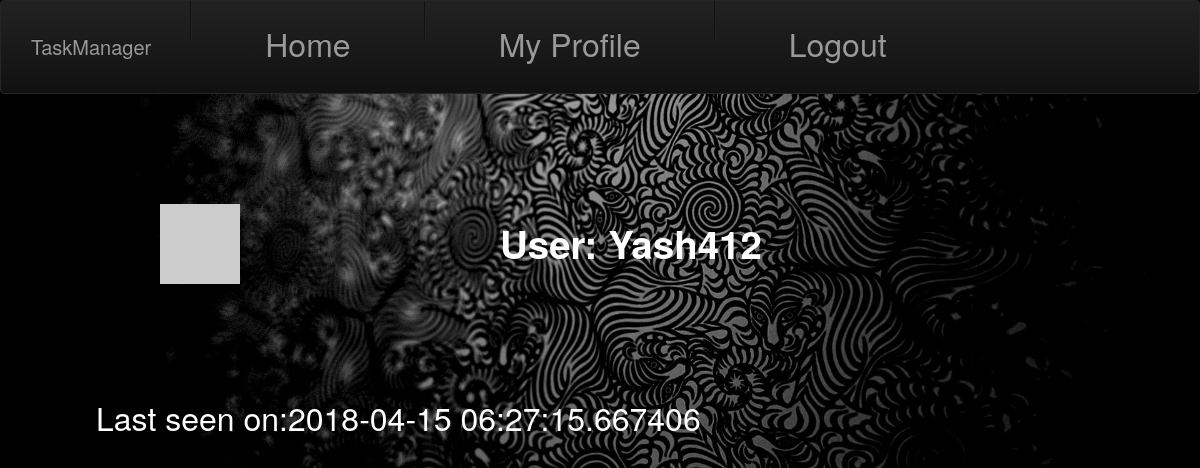
Page /user/Yash412/ (signed in) on the earlier database version.
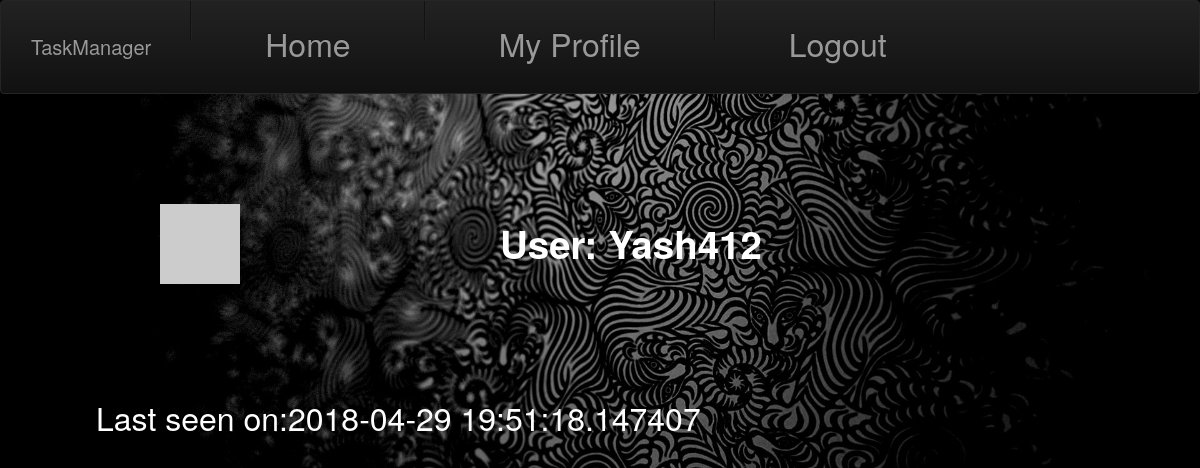
Same page on the later database version.
### app/models.py (models this page shows, shortened)
class User(UserMixin, db.Model):
    id = db.Column(db.Integer, primary_key=True)
    name = db.Column(db.String(64), nullable=False)
    username = db.Column(db.String(64), index=True,
                         unique=True, nullable=False)
    password_hash = db.Column(db.String(128), nullable=False)
    email = db.Column(db.String(150), index=True, unique=True, nullable=False)
    about_me = db.Column(db.String(150))
    last_seen = db.Column(db.DateTime, default=datetime.utcnow)
    def avatar(self, size):
        digest = md5(self.email.lower().encode('utf-8')).hexdigest()
        return 'https://www.gravatar.com/avatar/{}?d=identicon&s={}'.format(digest, size)

### app/routes.py (the view)
@app.route('/user/<username>/')
@login_required
def user(username):
    user = User.query.filter_by(username=username).first_or_404()
    return render_template('user.html', user=user)

### app/models.py (called while the page is built)
@login.user_loader
def load_user(id):
    return User.query.get(int(id))

### app/routes.py (called while the page is built)
@app.before_request
def before_request():
    if current_user.is_authenticated:
        current_user.last_seen = datetime.utcnow()
        db.session.commit()

### app/templates/user.html (shortened to what this page needs)
{% extends "base.html" %}
{% block content %}
<div class="flex-container">
  <div class="flex-row-item-img">
    <img class="profile-pic" src= "{{ user.avatar(128) }}">
  </div>
  <div class="flex-row-item-txt">
    <h1>User: {{ user.username }}</h1>
  </div>
</div>
  <br>
{% if user.last_seen %}<p>Last seen on:{{ user.last_seen }}</p>{%endif%}
<br>
{% endblock %}

### app/templates/base.html (shortened to what this page needs)
<!DOCTYPE html>
<html lang="en">
  <head>
      <link href="{{url_for('static',filename='css/bootstrap-responsive.css')}}" rel="stylesheet">
      <link href="{{url_for('static',filename='css/bootstrap.css')}}" rel="stylesheet">
      <link href="{{url_for('static',filename='css/style.css')}}" rel="stylesheet">
  </head>
  <body>
  <div class="navbar navbar-inverse">
    <div class="navbar-inner">
      <a class="brand">TaskManager</a>
     <ul class="nav">
       <li class="divider-vertical"></li>
        <li >
          <a href="{{url_for('index')}}">Home</a>
        </li>
        <li class="divider-vertical"></li>
          {% if current_user.is_anonymous %}
        <li>
          <a href="{{url_for('login')}}">Login</a>
        </li>
          {% else %}
        <li>
          <a href="{{ url_for('user', username=current_user.username) }}">My Profile</a>
        </li>
        <li class="divider-vertical"></li>
        <li>
          <a href="{{ url_for('logout')}}">Logout</a>
        </li>
          {% endif %}
     </ul>
  </div>
  <div class="content">
    <br>
    {% block content %}{% endblock %}
  </div>
  </body>
</html>

### app/static/css/style.css (style rules this page uses)
html { margin:0; padding:0; }
body { margin: 0; padding: 0; width:100vw; height:auto; background-image:url('../img/bg.jpg'); background-size: cover; }
a { text-decoration: none; color: white; font-size: 1em; }
.content { padding-left: 3em; }
.flex-container { display:flex; align-items: center; }
.flex-row-item-img { align-content: center; padding : 1em; margin: 1em; flex:1; }
.flex-row-item-txt { align-content: center; padding : 1em; margin: 1em; flex:3; }

Differences in the rows shown:
changed User "Yash412": last_seen "2018-04-15 06:27:15.667406" → "2018-04-29 19:51:18.147407"
